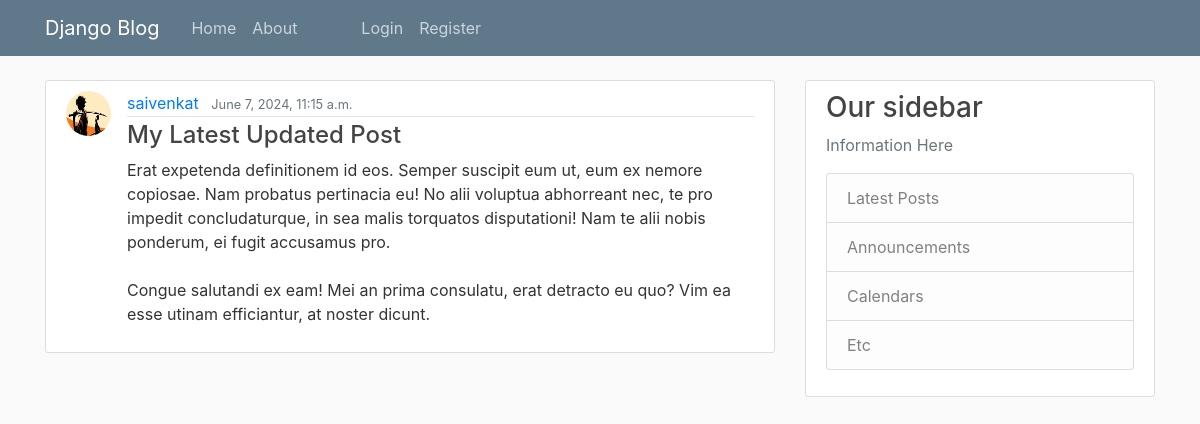
Page /post/32 on the committed database.
### testblog/models.py (models this page shows, shortened)
class Post(models.Model):
    title = models.CharField(max_length=100)
    content = models.TextField()
    date_posted = models.DateTimeField(default = timezone.now)
    author = models.ForeignKey(User , on_delete=models.CASCADE)

### users/models.py (models this page shows, shortened)
class Profile(models.Model):
    user = models.OneToOneField(User, on_delete=models.CASCADE)
    image = models.ImageField(default='default.jpg' , upload_to='profile-pics')

### testblog/views.py (the view)
# urls.py: path('post/<int:pk>',PostDetailView.as_view(),name='post-detail'),
class PostDetailView(DetailView):
    model = Post

### testblog/templates/testblog/post_detail.html (shortened to what this page needs)
{% extends "testblog/base.html" %}
{% block content%}
    <article class="media content-section">
        <img class="rounded-circle article-img" src="{{ post.author.profile.image.url }}" alt="">
        <div class="media-body">
            <div class="article-metadata">
                <a class="mr-2" href="{% url 'user-posts' post.author.username %}">{{ post.author }}</a>
                <small class="text-muted">{{ post.date_posted }}</small>
            </div>
            <h4 class="article-title">{{ post.title }}</h4>
            <p class="article-content">{{ post.content }}</p>
        </div>
    </article>
{% endblock content%}

### testblog/static/testblog/main.css (style rules this page uses)
body { background: #fafafa; color: #333333; margin-top: 5rem; }
h1, h2, h3, h4, h5, h6 { color: #444444; }
.content-section { background: #ffffff; padding: 10px 20px; border: 1px solid #dddddd; border-radius: 3px; margin-bottom: 20px; }
.article-title { color: #444444; }
.article-content { white-space: pre-line; }
.article-img { height: 45px; width: 45px; margin-right: 16px; }
.article-metadata { padding-bottom: 1px; margin-bottom: 4px; border-bottom: 1px solid #e3e3e3 }

### rows in the picture
Post: author.profile.image (picture), author "saivenkat", date_posted "June 7, 2024, 11:15 a.m.", title "My Latest Updated Post", content "Erat expetenda definitionem id eos. Semper suscipit eum ut, eum ex nemore copiosae. Nam probatus pertinacia eu! No alii voluptua abhorreant nec, te pro impedit concludaturque, in sea malis torquatos disputationi! Nam te alii nobis ponderum, ei fugit accusamus pro. Congue salutandi ex eam! Mei an prima consulatu, erat detracto eu quo? Vim ea esse utinam efficiantur, at noster dicunt."
